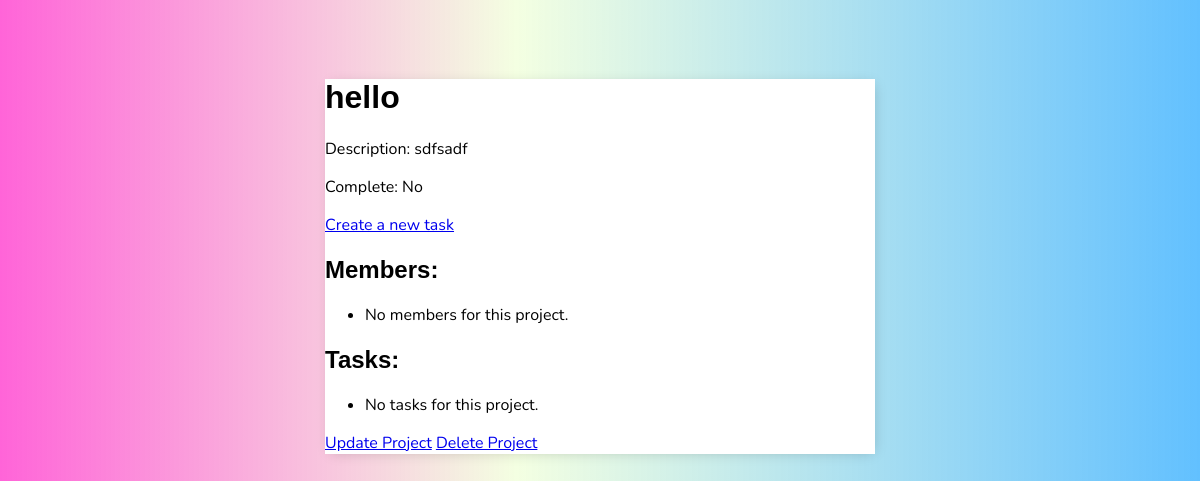
Page /project/5/ (signed in) on the earlier database version.
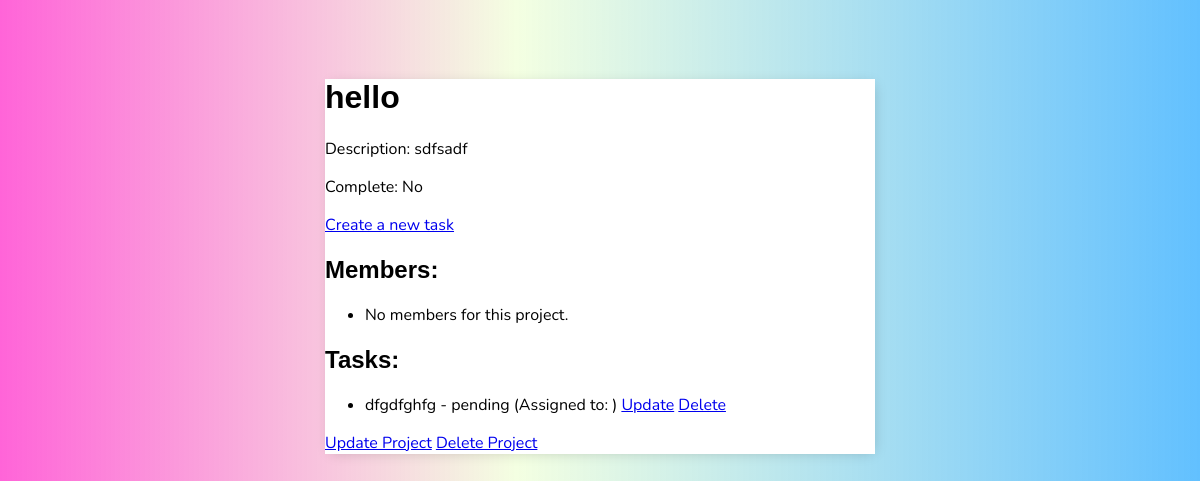
Same page on the later database version.
### projects/models.py (models this page shows, shortened)
class Task(models.Model):
    STATUS_CHOICES = [
        ('pending', 'Pending'),
        ('in_progress', 'In Progress'),
        ('completed', 'Completed')
    ]
    title = models.CharField(max_length=200)
    project = models.ForeignKey(Projects, on_delete=models.CASCADE, related_name='tasks')
    assigned_to = models.ForeignKey(User, on_delete=models.CASCADE, related_name='tasks_assigned', null=True, blank=True)
    description = models.TextField()
    status = models.CharField(max_length=50, choices=STATUS_CHOICES, default='pending')
    created = models.DateTimeField(auto_now_add=True)
    updated = models.DateTimeField(auto_now=True)
    class Meta:
        ordering = ['status', 'created']

### projects/views.py (the view)
# urls.py: path('project/<int:pk>/', ProjectDetail.as_view(), name='project_detail'),
class ProjectDetail(LoginRequiredMixin, DetailView):
    model = Projects
    context_object_name = 'project'
    template_name = 'projects/project_detail.html'
    def get_context_data(self, **kwargs):
        context = super().get_context_data(**kwargs)
        project = self.get_object()
        tasks = Task.objects.filter(project=project)
        context['tasks'] = tasks
        return context

### projects/templates/projects/project_detail.html
{% extends 'projects/main.html' %}
{% block content %}
<h1>{{ project.title }}</h1>
<p>Description: {{ project.description }}</p>
<p>Complete: {% if project.complete %} Yes {% else %} No {% endif %}</p>
<a href="{% url 'task_create' project.pk %}">Create a new task</a>
<h2>Members:</h2>
<ul>
  {% for member in project.members.all %}
    <li>{{ member.username }}</li>
  {% empty %}
    <li>No members for this project.</li>
  {% endfor %}
</ul>
<h2>Tasks:</h2>
<ul>
  {% for task in tasks %}
  <li>
    {{ task.title }} - {{ task.status }} (Assigned to: {{ task.user.username }})
    <a href="{% url 'task_update' project.pk task.pk %}">Update</a>
    <a href="{% url 'task_delete' project.pk task.pk %}">Delete</a>
  </li>
  {% empty %}
  <li>No tasks for this project.</li>
  {% endfor %}
</ul>
<a href="{% url 'project_update' project.pk %}">Update Project</a>
<a href="{% url 'project_delete' project.pk %}">Delete Project</a>
{% endblock content %}

Differences in the rows shown:
added Task: title "dfgdfghfg", status "pending"
Other differences:
text no longer shown: "No tasks for this project."
